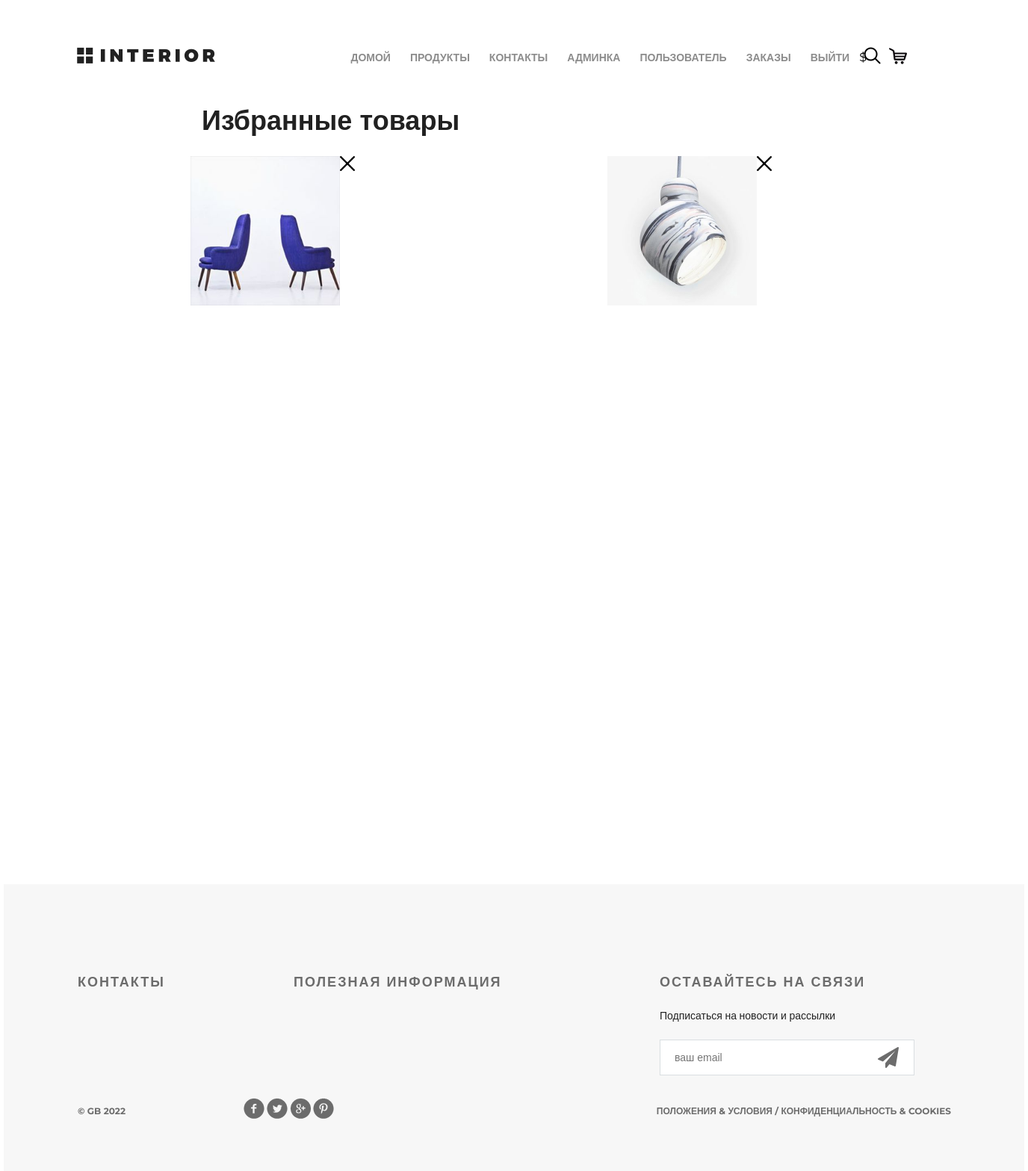
Page /products/favorite/ (signed in) on the committed database.
### authapp/models.py (models this page shows, shortened)
class ShopUser(AbstractUser):
    avatar = models.ImageField(upload_to='users_avatars', blank=True, verbose_name='Аватар')
    avatar_url = models.URLField(blank=True, verbose_name='Ссылка на аватар')
    age = models.PositiveSmallIntegerField(verbose_name='Возраст', default=18)
    activate_key = models.CharField(max_length=128, verbose_name='Ключ активации', blank=True, null=True)
    activate_key_expired = models.DateTimeField(blank=True, null=True)

### favorite/models.py (models this page shows)
class FavoritesProducts(models.Model):
    product = models.ForeignKey(Product, on_delete=models.CASCADE, verbose_name='Товар')
    user = models.ForeignKey(ShopUser, on_delete=models.CASCADE, verbose_name='Пользователь')

### mainapp/models.py (models this page shows, shortened)
class Product(models.Model):
    category = models.ForeignKey(ProductCategory, on_delete=models.CASCADE, verbose_name='Категория')
    name = models.CharField(max_length=128, verbose_name='Название')
    image = models.ImageField(upload_to='products', blank=True, verbose_name='Картинка')
    short_desc = models.CharField(max_length=255, verbose_name='Краткое описание')
    description = models.TextField(verbose_name='Описание')
    price = models.DecimalField(decimal_places=2, max_digits=10, default=0, verbose_name='Цена')
    quantity = models.PositiveSmallIntegerField(default=0, verbose_name='Количество')
    count_sales = models.PositiveIntegerField(default=0, verbose_name='Количество покупок')
    is_active = models.BooleanField(default=True)

### favorite/views.py (the view)
# urls.py: path('', views.FavoriteList.as_view(), name='favorite_list'),
class FavoriteList(ListView):
    template_name = 'mainapp/favorites_user_list.html'
    model = FavoritesProducts
    def get_queryset(self):
        queryset = super().get_queryset().select_related()
        user_pk = self.request.user.pk
        if user_pk != 0:
            queryset = queryset.filter(user__pk=user_pk)
        return queryset
    def get_context_data(self, *args, **kwargs):
        context_data = super().get_context_data(*args, **kwargs)
        user_pk = self.request.user.pk
        context_data['favorite_product_menu'] = FavoritesProducts.objects.filter(user__pk=user_pk).select_related()
        context_data['title'] = 'Избранные товары'
        return context_data

### adminapp/templatetags/my_tags.py (called while the page is built)
@register.filter(name='media_for_product')
def media_for_product(img_path):
    if not img_path:
        img_path = 'products/default.jpg'
    return f'{settings.MEDIA_URL}{img_path}'

### mainapp/context_processor.py (called while the page is built)
def basket(request):
    basket_items = []
    if request.user.is_authenticated:
        basket_items = Basket.objects.filter(user=request.user).select_related()
    return {
        'basket': basket_items
    }

### mainapp/templates/mainapp/favorites_user_list.html (shortened to what this page needs)
{% extends 'mainapp/base.html' %}
{% load static %}
{% load my_tags %}
{% block menu %}
    <div class="hero-white">
        <div class="header clearfix">
            {% include 'mainapp/includes/inc_main_menu.html' %}
        </div>
    </div>
{% endblock %}
{% block content %}
        <div class="products_list">
            <div class="title clearfix">
                <h2>
                   Избранные товары
                </h2>
            </div>
            <div class="category-products favorites-product clearfix">
                {% for product in object_list %}
                    {% if product.product.is_active %}
                    <div class="block">
                        <a class="delete-favorite" href="{% url 'products:favorite:delete_favorite' product.pk %}"><img class="delete-favorite-img" src="{% static 'img/x.png' %}" alt=""></a>
                        <a class="favorite-a" href="{% url 'products:product' product.product.pk %}">
                            <img src="{{ product.product.image|media_for_product }}" alt="product">
                        </a>
                    </div>
                    {% endif %}
                {% endfor %}
            </div>
        </div>
    </div>
    <div class="clr"></div>
{% endblock %}

### mainapp/templates/mainapp/includes/inc_main_menu.html (shortened to what this page needs)
 <a href="{% url 'main' %} }" class="logo"></a>
<ul class="menu">
<li><a href="{% url 'main' %}"
       {% if request.resolver_match.url_name == 'main' %}class="active"{% endif %}>
    домой
</a></li>
<li><a href="{% url 'products:products' %}"
       {% if request.resolver_match.url_name == 'products' %}class="active"{% endif %}>
    продукты
</a></li>
<li><a href="{% url 'contact' %}"
       {% if request.resolver_match.url_name == 'contact' %}class="active"{% endif %}>
    контакты
</a></li>
{% if user.is_superuser %}
    <li><a href="{% url 'adminapp:user_list' %}">Админка</a></li>
{% endif %}
{% if user.is_authenticated %}
    <li class="profile"><a  href="{% url 'auth:edit' %}">{{ user.first_name|default:'Пользователь' }}</a>
    </li>
    <li><a href="{% url 'order:list' %}">Заказы</a></li>
    <li><a href="{% url 'auth:logout' %}">Выйти</a></li>
{% else %}
    <li><a href="{% url 'auth:register' %}">Регистрация</a></li>
    <li><a href="{% url 'auth:login' %}">Войти</a></li>
{% endif %}
<li class="currency">{{ currency }} &#36;</li>
  </ul>
<a href="#" class="search"></a>
<a href="{% url 'basket:basket' %}" class="basket">
</a>

### static/style.css (style rules this page uses)
* { margin: 0; padding: 0; }
body { font-family: 'Montserrat', sans-serif; }
html, body { height: 100%; }
.products_list { margin-left: 250px; }
.products_list a { color: #555; text-decoration: none; }
.products_list .title { margin: 20px auto; height: 50px; float: none; }
.products_list .title h2 { margin-top: 0; float: left; }
.category-products { margin-bottom: 75px; }
.category-products .block a img { float: left; }
.category-products .block { float: left; margin-right: 30px; display: block; height: 370px; width: 370px; position: relative; }
.clr { height: 384px; }
.logo { background-image: url(/static/img/logo.png); margin-top: 63px; width: 185px; height: 22px; float: left; }
.menu { list-style-type: none; margin-top: 67px; float: right; }
.menu li { float: left; }
.menu a { color: #8c8c8c; font-size: 14px; font-weight: 700; text-align: right; text-transform: uppercase; text-decoration: none; padding: 10px 13px; }
.search { display: block; width: 23px; height: 23px; background-image: url(/static/img/search.png); position: absolute; top: 63px; left: 1151px; }
.basket { display: block; width: 100px; height: 23px; background-image: url(/static/img/basket.png); position: absolute; top: 63px; left: 1185px; text-decoration: none; color: #555; padding-left: 40px; background-repeat: no-repeat; }
.clearfix:after { content: ""; display: block; clear: both; }
.title { height: 152px; margin-right: 15px; }
.title h2 { float: left; margin-top: 118px; color: #212121; font-size: 36px; font-weight: 700; text-align: left; margin-left: 15px; }
.hero-white { background-color: #fff; height: 119px; padding-left: 98px; padding-right: 211px; position: relative; }
.favorites-product { display: flex; flex-wrap: wrap; justify-content: space-between; }
.favorites-product .block { height: 200px; width: 200px; position: relative; }
.favorites-product .favorite-a img { width: 200px; }
.delete-favorite { position: absolute; }
.delete-favorite-img { width: 20px; height: 20px; }
.profile { position: relative; }

### rows in the picture
ShopUser: first_name "ПОЛЬЗОВАТЕЛЬ"
FavoritesProducts: product.image|media_for_product (picture)
FavoritesProducts: product.image|media_for_product (picture)
